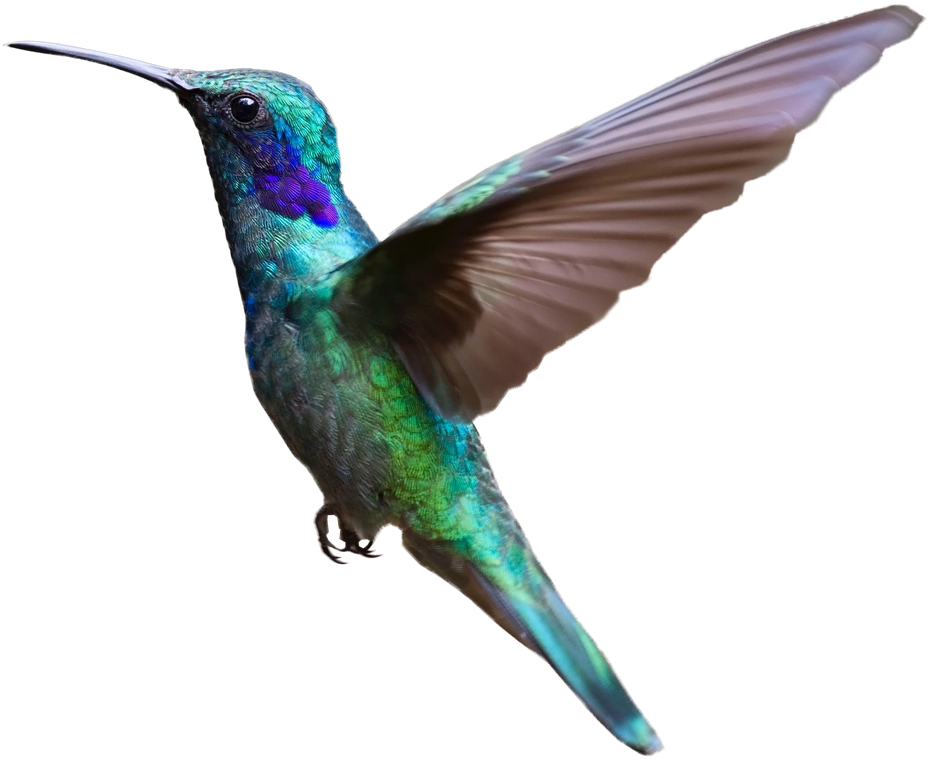
#> input picture data/birds/extra_birds/Blue_Bird.png, 928 x 760 px, shrunk from 1952 x 1598 before the run; its folder holds 3 pictures in this run
$ python blurImages.py extra_birds
#> lines starting #> are read from the running program, lines starting #| are printed output that depends on the picture
### data/birds/misc.py
import os
import stat
import re
from ast import literal_eval
import pandas as pd
import json
import numpy as np

def getAllFiles(path, fileformat = ['.txt']):
#> called with path = 'extra_birds'
    texts = []
    for child in os.listdir(path):
        dirname = os.path.join(path, child)
        name, extension = os.path.splitext(child)
        if extension == '':
            texts.extend(getAllFiles(dirname, fileformat))
        elif extension in fileformat:
            texts.append(dirname)
        else:
            name = [True if char.isdigit() else False for char in name]
            if name.count(True) == len(name):
                texts.extend(getAllFiles(dirname, fileformat))
#> pass 2 of the loop in getAllFiles, `for child in os.listdir(path):`:
#> pass 3 of the loop in getAllFiles, `for child in os.listdir(path):`:

    return texts

def prepareDirectory(path):
    if not os.path.isdir(os.path.abspath(path)):
        os.makedirs(path)

# [87 lines left out: functions readRecord, writeRecord, countRecord, load_bbox, load_json_data, bbox_position, not called in this run]


### data/birds/blurImages.py
import os
import misc
import argparse
from PIL import Image, ImageFilter


def blur_images(images, percentage, new_dir="output/Images"):
#> called with percentage = 0.01, new_dir = 'CUB_200_2011/images (blur)'
    for index in range(len(images)):
        image = images[index]
        basename = os.path.basename(image)
        parent_path = os.path.basename(os.path.dirname(image))
        img = Image.open(image)
#> img is the input picture: PIL image 928x760 RGBA; mean R, G, B, A 22.4, 25, 25.1, 63.5
        new_img = img.filter(ImageFilter.GaussianBlur(min(img.size) * percentage))
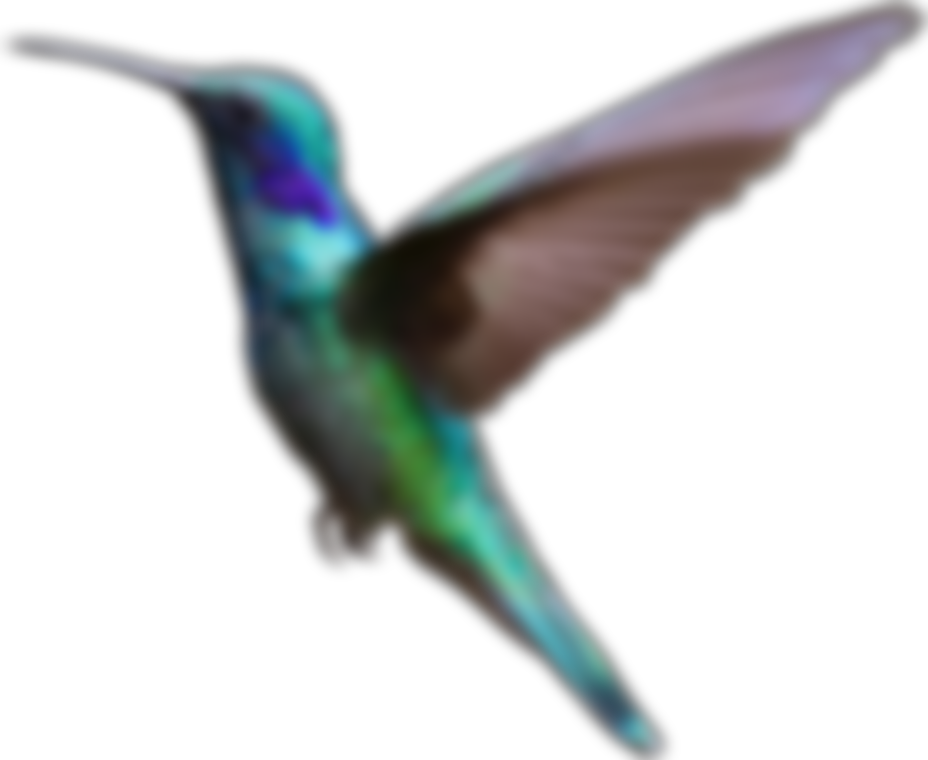
#> new_img: PIL image 928x760 RGBA; mean R, G, B, A 22.3, 25, 25.1, 63.4; transparent parts drawn white
        directory = os.path.join(new_dir, parent_path)
        misc.prepareDirectory(directory)
        new_img.save(os.path.join(directory, basename))
#> pass 2 of the loop in blur_images, `for index in range(len(images)):`:
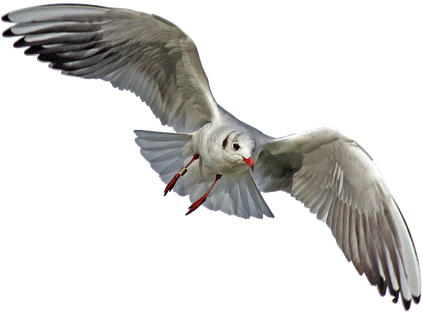
#> input picture data/birds/extra_birds/Gull_Bird.png, 423 x 316 px, shrunk from 889 x 664 before the run
#> in blur_images, img is the input picture: PIL image 423x316 RGBA; mean R, G, B, A 39, 38.2, 36.7, 74.8
#> in blur_images, `new_img = img.filter(ImageFilter.GaussianBlur(min(img.size) * percenta..`:
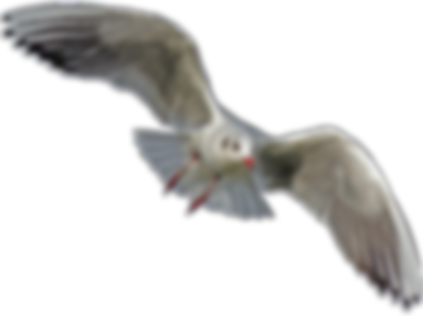
#> new_img: PIL image 423x316 RGBA; mean R, G, B, A 39, 38.2, 36.7, 74.8; transparent parts drawn white
#> pass 3 of the loop in blur_images, `for index in range(len(images)):`:
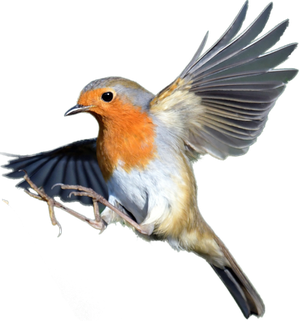
#> input picture data/birds/extra_birds/Orange_Bird.png, 300 x 321 px, shrunk from 630 x 674 before the run
#> in blur_images, img is the input picture: PIL image 300x321 RGBA; mean R, G, B, A 49.7, 46.8, 42.4, 88.6
#> in blur_images, `new_img = img.filter(ImageFilter.GaussianBlur(min(img.size) * percenta..`:
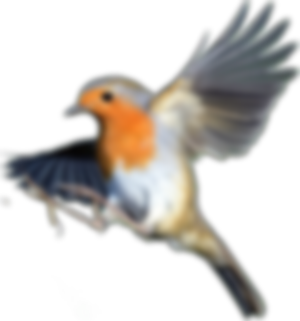
#> new_img: PIL image 300x321 RGBA; mean R, G, B, A 49.6, 46.8, 42.4, 88.5; transparent parts drawn white


if __name__ == "__main__":
    parser = argparse.ArgumentParser(prog="Blur Images")
    group = parser.add_mutually_exclusive_group()
    parser.add_argument("-n", "--percentage", dest="percentage", default=0.01, type=float)
    parser.add_argument("-o", "--output_directory", dest="output_directory", default='CUB_200_2011/images (blur)')
    parser.add_argument("directory", default="CUB_200_2011/images (original)")

    args = parser.parse_args()
    images = misc.getAllFiles(args.directory, ['.jpg', '.png', '.tiff', '.gif'])
    blur_images(images, args.percentage, args.output_directory)
